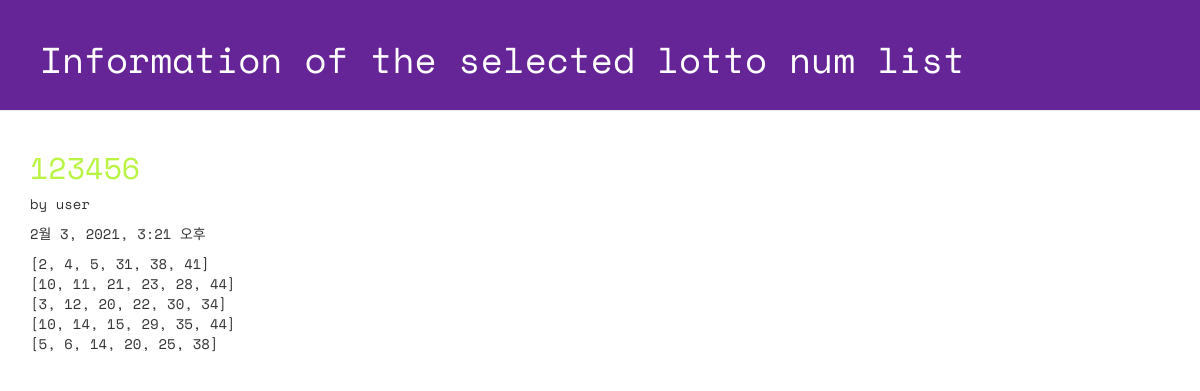
The app's page /lotto/3/detail/ with its own data.
### lotto/models.py (models this page shows, shortened)
class GuessNumbers(models.Model):
    name = models.CharField(max_length=24)
    text = models.CharField(max_length=255)
    lottos = models.CharField(max_length=255, default='[1, 2, 3, 4, 5, 6]')
    num_lotto = models.IntegerField(default=5)
    update_date = models.DateTimeField()

### lotto/views.py (the view)
# urls.py: path('lotto/<int:lottokey>/detail/', views.detail, name='detail'),
def detail(request, lottokey) : #lottokey는 반드시 일치하지 않아도 됨
    lotto = GuessNumbers.objects.get(pk=lottokey)
    return render(request, 'lotto/detail.html', {'lotto':lotto})

### lotto/templates/lotto/detail.html (shortened to what this page needs)
<!DOCTYPE html>
{% load staticfiles %}
<html lang="ko">
<head>
 <link rel="stylesheet" href="//maxcdn.bootstrapcdn.com/bootstrap/3.2.0/css/bootstrap.min.css">
 <link rel="stylesheet" href="//maxcdn.bootstrapcdn.com/bootstrap/3.2.0/css/bootstrap-theme.min.css">
 <link rel="stylesheet" href="{% static 'css/lotto.css'%}">
</head>
<body>
 <div class="page-header">
 <h1>Information of the selected lotto num list</h1>
 </div>
 <div class="container lotto">
   <h2>{{ lotto.text }}</h2>
   <p> by {{ lotto.name }}</p>
   <p> {{ lotto.update_date }}</p>
   <p> {{ lotto.lottos | linebreaksbr }}</p>
 </div>
</body>
</html>

### lotto/static/css/lotto.css (style rules this page uses)
.page-header { background-color: #652596; margin-top: 0; padding: 20px 20px 20px 40px; font-family: 'Space Mono', monospace; }
.page-header h1 { color: #FFFFFF; }
.container { font-family: 'Space Mono', monospace; }
.container h2 { color: #b9f442; }

### records on screen
GuessNumbers: text "123456", name "user", update_date "2월 3, 2021, 3:21 오후", lottos "[2, 4, 5, 31, 38, 41] [10, 11, 21, 23, 28, 44] [3, 12, 20, 22, 30, 34] [10, 14, 15, 29, 35, 44] [5, 6, 14, 20, 25, 38]"
